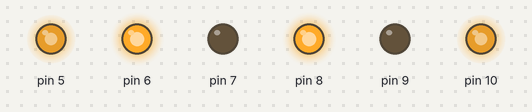
The sketch below on a simulated Arduino Uno, built with avr-gcc and run on an emulated ATmega328P. Parts: output pins drawn as LEDs (lit = HIGH).

Above: at 0.05 s.
At 5.5 s:
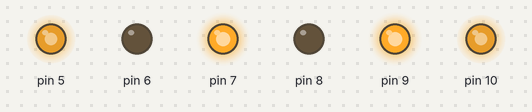
At 7.95 s:
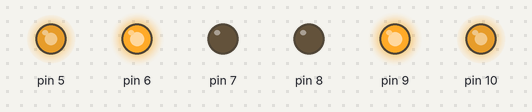
At 9.45 s:
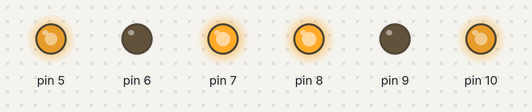
At 10.95 s:
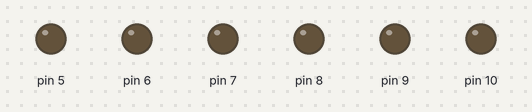
Timing chart, 0 to 14.3 s (numbered marks = the images above):
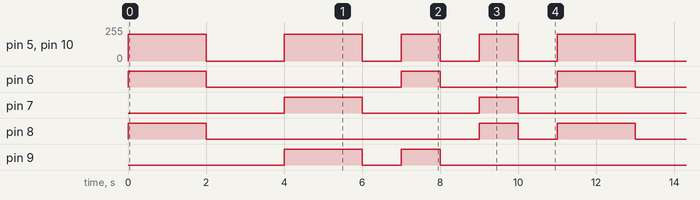

The sketch:

app.ino
```cpp
#include "car.h"

Car car(6,7,5,8,9,10);

void setup()
{

}

void loop()
{
        //전진
    car.forward();
    delay(2000);

    //정지
    car.stop();
    delay(2000);

    //후진
    car.backward();
    delay(2000);

    //정지
    car.stop();
    delay(1000);


    car.turnLeft();
    delay(1000);

    //정지
    car.stop();
    delay(1000);


    car.turnRight();
    delay(1000);

       //정지
    car.stop();
    delay(1000);
}
```

car.cpp
```cpp
#include "car.h"

Car::Car(int in1, int in2, int en1, int in3, int in4, int en2):
    right(in1,in2,en1), left(in3,in4,en2){
}
void Car::forward(int speed){      //전진
    right.forward(speed);
    left.forward(speed);


}
void Car::backward(int speed){      //후진
    right.backward(speed);
    left.backward(speed);
}
void Car::turnLeft(int speed){      //좌회전
    right.forward(speed);
    left.backward(speed);

}
void Car::turnRight(int speed){      //우회전
    right.backward(speed);
    left.forward(speed);

}
void Car::setSpeed(int rightSpeed,int leftSpeed){
    right.setSpeed(rightSpeed);
    left.setSpeed(leftSpeed);
}
void Car::stop(){                      //정지
    right.stop();
    left.stop();
}
```

car.h
```cpp
#pragma once
#include <Arduino.h>
#include "motor.h"

class Car{
protected:
    Motor right;
    Motor left;

public:
    Car(int in1, int in2, int en1, int in3, int in4, int en2);

    void forward(int speed=200);
    void backward(int speed=200);
    void turnLeft(int speed=200); //r: forward, l:backward
    void turnRight(int speed=200);//r: bakcward, l:forward
    void setSpeed(int rightSpeed,int leftSpeed);
    void stop();

};
```

motor.cpp
```cpp
#include "motor.h"

Motor::Motor(int in1, int in2, int en) : in1(in1),in2(in2), en(en){

    pinMode(in1, OUTPUT);
    pinMode(in2, OUTPUT);
    pinMode(en, OUTPUT);
}
void Motor::forward(int speed){      //전진
    digitalWrite(in1, HIGH);
    digitalWrite(in2, LOW);
    analogWrite(en, speed);


}
void Motor::backward(int speed){      //후진
    digitalWrite(in1, LOW);
    digitalWrite(in2, HIGH);
    analogWrite(en, speed);

}
void Motor::stop(){                      //정지
    digitalWrite(in1, LOW);
    digitalWrite(in2, LOW);
    analogWrite(en, 0);
}
void Motor::setSpeed(int speed){
    analogWrite(en, speed);
}
```

motor.h
```cpp
#pragma once

#include<Arduino.h>

class Motor{
    protected:
    int in1;
    int in2;
    int en; //PWM제어

public:
    Motor(int in1, int in2, int en);

    void forward(int speed=200); //전진 디폴드값은 헤더에서 지정한다
    void backward(int speed=200); //후진
    void stop(); //정지
    void setSpeed(int speed);
};
```

Measured:
- by itself, pin 5, pin 10: repeats every 11.0 s: 0/255 2.0 s, 200/255 2.0 s, 2 × (0/255 1.0 s, 200/255 1.0 s), 0/255 1.0 s, 200/255 2.0 s
- by itself, pin 6: repeats every 11.0 s: LOW 5.0 s, HIGH 1.0 s, LOW 3.0 s, HIGH 2.0 s
- by itself, pin 7: repeats every 11.0 s: LOW 3.0 s, HIGH 1.0 s, LOW 5.0 s, HIGH 2.0 s
- by itself, pin 8: repeats every 11.0 s: LOW 7.0 s, HIGH 1.0 s, LOW 1.0 s, HIGH 2.0 s
- by itself, pin 9: repeats every 11.0 s: LOW 1.0 s, HIGH 1.0 s, LOW 7.0 s, HIGH 2.0 s
